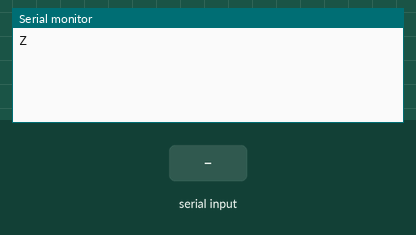
Recording of a sketch running on a simulated Arduino Uno, built with avr-gcc and run on an emulated ATmega328P. On the bench: the last lines printed to the serial monitor. The inputs (shaded band) are chosen by the test bench.

Above: at 1.2 s.
1.3 s: "A" received over Serial
At 2.6 s:
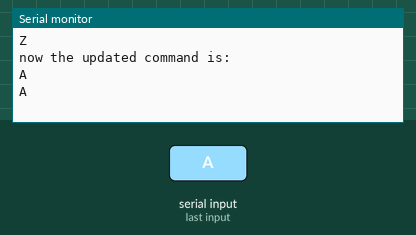
3.5 s: "B" received over Serial
At 5.4 s:
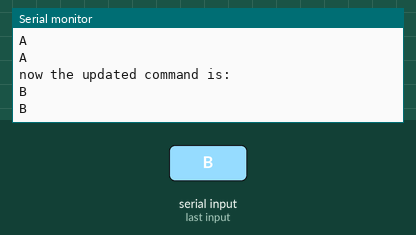

Measured:
- after the input at 1.3 s, the serial monitor: prints a new line after 0.70 s (image 1)
- after the input at 3.5 s, the serial monitor: prints a new line after 0.53 s (image 2)

The sketch:

visual_grating.ino
```cpp
// this program take serial command which specify the orientation and control the psychopy to generate visual grating
// updated 2020.04.27


//part1. initialize variables
char orientation = 'Z';     // this variable temporarily store the command from serial monitor
char command = 'Z';   // this variable stores the command from serial monitor


//part2. set up
void setup() {
  // put your setup code here, to run once:
  Serial.begin(9600);
}


//part3. execution
void loop() {
  // put your main code here, to run repeatedly:

 //part3.1 take the serial input
 if(Serial.available()>0){
    orientation = Serial.read();

    //part3.2 store the serial monitor input if it's a command
    //part3.2.1 take command A, 45degree
    if(orientation=='A'){
      command = orientation;
      // say what you got:
      Serial.println();
      Serial.println("now the updated command is: ");
      Serial.println(command);
      orientation = 'Z';
      } //if(orientation=='A'), part3.2.1 take command A, 45degree

    //part3.2.2 take command B, 135degree
    if(orientation=='B'){
      command = orientation;
      // say what you got:
      Serial.println();
      Serial.println("now the updated command is: ");
      Serial.println(command);
      orientation = 'Z';
      } //if(orientation=='B'), part3.2.2 take command B, 135degree

  } //if(Serial.available()>0), part3.1 take the serial input

 //part3.2 send the serial input to psychopy
 Serial.print(command);
 delay(2000);  // wait 2000ms before updating serial port again

}//Void loop
```
